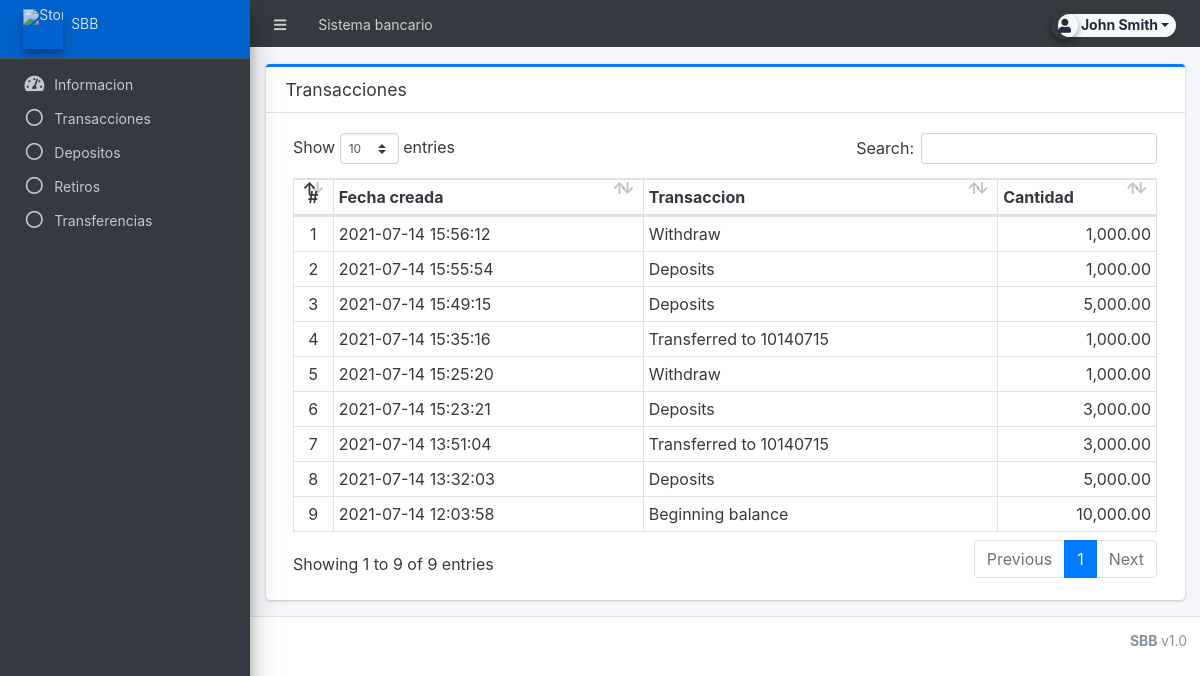
The app's page /client/?page=transaction (signed in) with its own data.
### tables this page shows
CREATE TABLE `transactions` (
  `id` int(30) NOT NULL,
  `account_id` int(30) NOT NULL,
  `type` tinyint(4) NOT NULL COMMENT '1=Cash in, 2= Withdraw, 3=transfer',
  `amount` float NOT NULL,
  `remarks` text DEFAULT NULL,
  `date_created` datetime NOT NULL DEFAULT current_timestamp()
);

### config.php (called while the page is built, shortened)
<?php
require_once('classes/DBConnection.php');
require_once('classes/SystemSettings.php');
function validate_image($file){
	if(!empty($file)){
		if(is_file(base_app.$file)){
			return base_url.$file;
		}else{
			return base_url.'dist/img/no-image-available.png';
		}
	}else{
		return base_url.'dist/img/no-image-available.png';
	}
}
function isMobileDevice(){
    $aMobileUA = array(
        '/iphone/i' => 'iPhone',
        '/ipod/i' => 'iPod',
        '/ipad/i' => 'iPad',
        '/android/i' => 'Android',
        '/blackberry/i' => 'BlackBerry',
        '/webos/i' => 'Mobile'
    );
    return false;
}

### classes/DBConnection.php (called while the page is built, shortened)
<?php
class DBConnection{
    private $host = DB_SERVER;
    private $username = DB_USERNAME;
    private $password = DB_PASSWORD;
    private $database = DB_NAME;
    public $conn;
    public function __construct(){
        if (!isset($this->conn)) {
            $this->conn = new mysqli($this->host, $this->username, $this->password, $this->database);
        }
    }
}

### classes/SystemSettings.php (called while the page is built, shortened)
<?php
class SystemSettings extends DBConnection{
	function userdata($field = ''){
		if(!empty($field)){
			if(isset($_SESSION['userdata'][$field]))
				return $_SESSION['userdata'][$field];
			else
				return null;
		}else{
			return false;
		}
	}
	function info($field=''){
		if(!empty($field)){
			if(isset($_SESSION['system_info'][$field]))
				return $_SESSION['system_info'][$field];
			else
				return false;
		}else{
			return false;
		}
	}
}
$_settings = new SystemSettings();

### client/transaction/index.php (the view, shortened to what this page needs)
<div class="card card-outline card-primary">
	<div class="card-header">
		<h3 class="card-title">Transacciones</h3>
	</div>
	<div class="card-body">
        <div class="container-fluid">
			<table class="table table-bordered table-stripped" id="indi-list">
				<thead>
					<tr>
						<th class="text-center">#</th>
						<th>Fecha creada</th>
						<th>Transaccion</th>
						<th>Cantidad</th>
					</tr>
				</thead>
				<tbody>
					<?php
					$i = 1;
						$qry = $conn->query("SELECT t.*,concat(a.lastname,', ',a.firstname, a.middlename) as `name`,a.account_number from `transactions` t inner join `accounts` a on a.id = t.account_id where t.account_id = '".$_settings->userdata('id')."' order by unix_timestamp(t.date_created) desc ");
						while($row = $qry->fetch_assoc()):
					?>
						<tr>
							<td class="text-center"><?php echo $i++; ?></td>
							<td><?php echo $row['date_created'] ?></td>
							<td><?php echo $row['remarks'] ?></td>
							<td class='text-right'><?php echo number_format($row['amount'],2) ?></td>
						</tr>
					<?php endwhile; ?>
				</tbody>
			</table>
		</div>
	</div>
</div>

### client/index.php (shortened to what this page needs)
<?php require_once('../config.php'); ?>
<?php
$balance = $conn->query("SELECT * FROM `accounts` where id=" . $_settings->userdata('id'));
$_settings->set_userdata('balance', $balance->fetch_assoc()['balance']);
?>
<!DOCTYPE html>
<html lang="en" class="" style="height: auto;">
<?php require_once('inc/header.php') ?>
<body class="sidebar-mini layout-fixed control-sidebar-slide-open layout-navbar-fixed sidebar-mini-md sidebar-mini-xs" data-new-gr-c-s-check-loaded="14.991.0" data-gr-ext-installed="" style="height: auto;">
  <div class="wrapper">
    <?php require_once('inc/topBarNav.php') ?>
    <?php require_once('inc/navigation.php') ?>
    <?php $page = isset($_GET['page']) ? $_GET['page'] : 'home';  ?>
    <div class="content-wrapper pt-3" style="min-height: 567.854px;">
      <section class="content  text-dark">
        <div class="container-fluid">
          <?php
          if (!file_exists($page . ".php") && !is_dir($page)) {
            include '404.html';
          } else {
            if (is_dir($page))
              include $page . '/index.php';
            else
              include $page . '.php';
          }
          ?>
        </div>
      </section>
    </div>
    <?php require_once('inc/footer.php') ?>
</body>
</html>

### client/inc/header.php (shortened to what this page needs)
<head>
  <link rel="stylesheet" href="<?php echo base_url ?>plugins/fontawesome-free/css/all.min.css">
  <link rel="stylesheet" href="<?php echo base_url ?>plugins/tempusdominus-bootstrap-4/css/tempusdominus-bootstrap-4.min.css">
  <link rel="stylesheet" href="<?php echo base_url ?>plugins/datatables-bs4/css/dataTables.bootstrap4.min.css">
  <link rel="stylesheet" href="<?php echo base_url ?>plugins/datatables-responsive/css/responsive.bootstrap4.min.css">
  <link rel="stylesheet" href="<?php echo base_url ?>plugins/datatables-buttons/css/buttons.bootstrap4.min.css">
  <link rel="stylesheet" href="<?php echo base_url ?>plugins/datatables-select/css/select.bootstrap4.min.css">
  <link rel="stylesheet" href="<?php echo base_url ?>plugins/select2/css/select2.min.css">
  <link rel="stylesheet" href="<?php echo base_url ?>plugins/select2-bootstrap4-theme/select2-bootstrap4.min.css">
  <link rel="stylesheet" href="<?php echo base_url ?>plugins/icheck-bootstrap/icheck-bootstrap.min.css">
  <link rel="stylesheet" href="<?php echo base_url ?>plugins/jqvmap/jqvmap.min.css">
  <link rel="stylesheet" href="<?php echo base_url ?>dist/css/adminlte.css">
  <link rel="stylesheet" href="<?php echo base_url ?>dist/css/custom.css">
  <link rel="stylesheet" href="<?php echo base_url ?>plugins/overlayScrollbars/css/OverlayScrollbars.min.css">
  <link rel="stylesheet" href="<?php echo base_url ?>plugins/daterangepicker/daterangepicker.css">
  <link rel="stylesheet" href="<?php echo base_url ?>plugins/summernote/summernote-bs4.min.css">
  <link rel="stylesheet" href="<?php echo base_url ?>plugins/sweetalert2-theme-bootstrap-4/bootstrap-4.min.css">
  <link rel="stylesheet" href="<?php echo base_url ?>plugins/fullcalendar/main.css">
</head>

### client/inc/topBarNav.php (shortened to what this page needs)
<nav class="main-header navbar navbar-expand navbar-dark border border-light border-top-0  border-left-0 border-right-0 navbar-light text-sm">
  <ul class="navbar-nav">
    <li class="nav-item">
      <a class="nav-link" data-widget="pushmenu" href="#" role="button"><i class="fas fa-bars"></i></a>
    </li>
    <li class="nav-item d-none d-sm-inline-block">
      <a href="<?php echo base_url ?>" class="nav-link"><?php echo (!isMobileDevice()) ? $_settings->info('name') : $_settings->info('short_name'); ?></a>
    </li>
  </ul>
  <ul class="navbar-nav ml-auto">
    <li class="nav-item">
      <div class="btn-group nav-link">
        <button type="button" class="btn btn-rounded badge badge-light dropdown-toggle dropdown-icon" data-toggle="dropdown">
          <span><i class="img-circle elevation-2 user-img fa fa-user text-mute d-flex justify-content-center align-items-center"></i></span>
          <span class="ml-3"><?php echo ucwords($_settings->userdata('firstname') . ' ' . $_settings->userdata('lastname')) ?></span>
        </button>
      </div>
    </li>
  </ul>
</nav>

### client/inc/navigation.php (shortened to what this page needs)
<aside class="main-sidebar sidebar-dark-primary elevation-4 sidebar-no-expand">
  <a href="<?php echo base_url ?>admin" class="brand-link bg-primary text-sm">
    <img src="<?php echo validate_image($_settings->info('logo')) ?>" alt="Store Logo" class="brand-image  elevation-3" style="opacity: .8;width: 2.5rem;height: 2.5rem;max-height: unset">
    <span class="brand-text font-weight-light"><?php echo $_settings->info('short_name') ?></span>
  </a>
  <div class="sidebar os-host os-theme-light os-host-overflow os-host-overflow-y os-host-resize-disabled os-host-transition os-host-scrollbar-horizontal-hidden">
    <div class="os-content-glue" style="margin: 0px -8px; width: 249px; height: 646px;"></div>
    <div class="os-padding">
      <div class="os-viewport os-viewport-native-scrollbars-invisible" style="overflow-y: scroll;">
        <div class="os-content" style="padding: 0px 8px; height: 100%; width: 100%;">
          <nav class="mt-4">
            <ul class="nav nav-pills nav-sidebar flex-column text-sm nav-compact nav-flat nav-child-indent nav-collapse-hide-child" data-widget="treeview" role="menu" data-accordion="false">
              <li class="nav-item dropdown">
                <a href="./" class="nav-link nav-home">
                  <i class="nav-icon fas fa-tachometer-alt"></i>
                  <p>
                    Informacion
                  </p>
                </a>
              </li>
              <li class="nav-item">
              <li class="nav-item">
                <a href="./?page=transaction" class="nav-link nav-index">
                  <i class="far fa-circle nav-icon"></i>
                  <p>Transacciones</p>
                </a>
              </li>
              <li class="nav-item">
                <a href="./?page=transaction/deposit" class="nav-link nav-deposit">
                  <i class="far fa-circle nav-icon"></i>
                  <p>Depositos</p>
                </a>
              </li>
              <li class="nav-item">
                <a href="./?page=transaction/withdraw" class="nav-link nav-withdraw">
                  <i class="far fa-circle nav-icon"></i>
                  <p>Retiros</p>
                </a>
              </li>
              <li class="nav-item">
                <a href="./?page=transaction/transfer" class="nav-link nav-transfer">
                  <i class="far fa-circle nav-icon"></i>
                  <p>Transferencias</p>
                </a>
              </li>
              </li>
            </ul>
          </nav>
        </div>
      </div>
    </div>
  </div>
</aside>

### client/inc/footer.php (shortened to what this page needs)
<footer class="main-footer text-sm">
  <div class="float-right d-none d-sm-inline-block">
    <b><?php echo $_settings->info('short_name') ?> </b> v1.0
  </div>
</footer>
</div>

### client/inc/topBarNav.php (style rules this page uses)
.user-img { position: absolute; height: 27px; width: 27px; left: -7%; top: -12%; }
.btn-rounded { border-radius: 50px; }

### records on screen
transactions: date_created "2021-07-14 15:56:12", remarks "Withdraw", amount "1,000.00"
transactions: date_created "2021-07-14 15:55:54", remarks "Deposits", amount "1,000.00"
transactions: date_created "2021-07-14 15:49:15", remarks "Deposits", amount "5,000.00"
transactions: date_created "2021-07-14 15:35:16", remarks "Transferred to 10140715", amount "1,000.00"
transactions: date_created "2021-07-14 15:25:20", remarks "Withdraw", amount "1,000.00"
transactions: date_created "2021-07-14 15:23:21", remarks "Deposits", amount "3,000.00"
transactions: date_created "2021-07-14 13:51:04", remarks "Transferred to 10140715", amount "3,000.00"
transactions: date_created "2021-07-14 13:32:03", remarks "Deposits", amount "5,000.00"
transactions: date_created "2021-07-14 12:03:58", remarks "Beginning balance", amount "10,000.00"

### other values on screen
$_settings->info('name') "Sistema bancario"
$_settings->info('short_name') "SBB"
